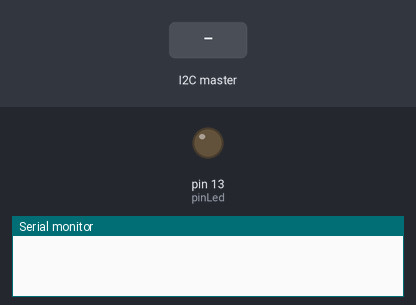
Simulated run of this sketch. Board: Arduino Uno, built with avr-gcc and run on an emulated ATmega328P. On the bench: output pins drawn as LEDs (lit = HIGH), the last lines printed to the serial monitor. The test bench sets the inputs (shaded band).

Above: at 1.2 s.
1.3 s: the I2C master sends the byte 1
At 1.8 s:
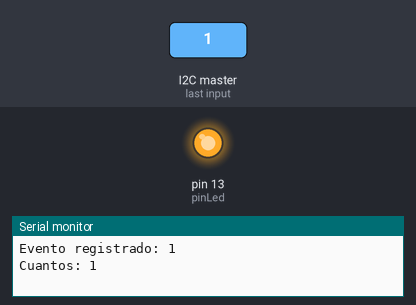
2.8 s: the I2C master sends the byte 0
At 4.0 s:
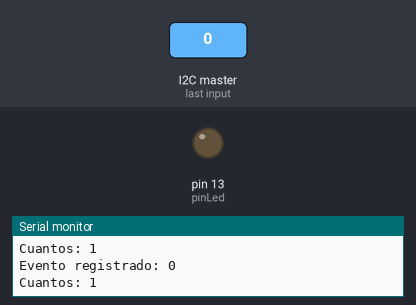
4.3 s: the I2C master sends the byte 2
At 5.3 s:
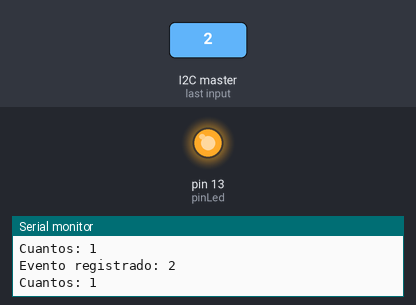
Timing chart, 0 to 7.3 s (numbered marks = the images above; inputs shaded):
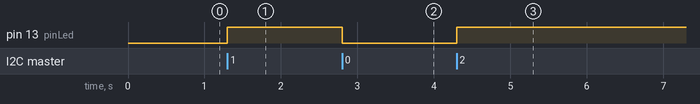

The sketch:

esclavo.ino
```cpp
#include <Wire.h>

byte pinLed = 13;

void setup(){
  pinMode(pinLed,OUTPUT);

  Wire.begin(8);
  Wire.onReceive(evento);

  Serial.begin(9600);

  digitalWrite(pinLed,LOW);
}//setup

void loop(){}//loop

void evento(int cuantos){
  int recibo = Wire.read();

  Serial.print("Evento registrado: ");
  Serial.println( recibo );

  Serial.print("Cuantos: ");
  Serial.println( cuantos);

  digitalWrite(pinLed,recibo);
}//evento
```

Measured:
- after the input at 1.3 s, pin 13 (pinLed): LOW → HIGH at once
- after the input at 2.8 s, pin 13 (pinLed): HIGH → LOW at once
- after the input at 4.3 s, pin 13 (pinLed): LOW → HIGH at once
